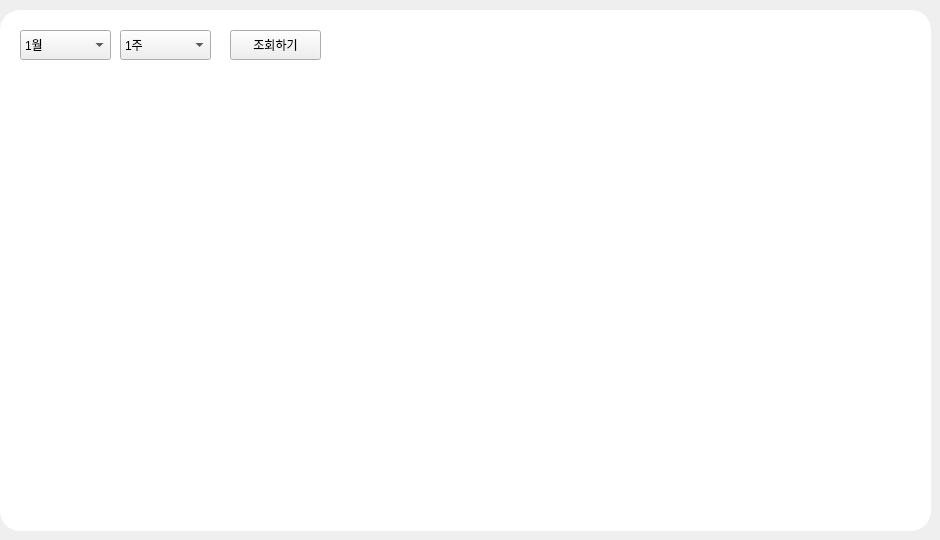
     <widget class="QWidget" name="tab">
      <attribute name="title">
       <string>tab1</string>
      </attribute>
      <widget class="QLabel" name="topbg_3">
       <property name="geometry">
        <rect>
         <x>0</x>
         <y>10</y>
         <width>931</width>
         <height>521</height>
        </rect>
       </property>
       <property name="styleSheet">
        <string notr="true">border-radius:20px;
background-color:rgb(255, 255, 255)</string>
       </property>
       <property name="text">
        <string/>
       </property>
      </widget>
      <widget class="QComboBox" name="comboBox_7">
       <property name="geometry">
        <rect>
         <x>20</x>
         <y>30</y>
         <width>91</width>
         <height>30</height>
        </rect>
       </property>
       <property name="styleSheet">
        <string notr="true">font: 29 14pt &quot;Noto Sans CJK HK DemiLight&quot;;</string>
       </property>
       <item>
        <property name="text">
         <string>1월</string>
        </property>
       </item>
       <item>
        <property name="text">
         <string>2월</string>
        </property>
       </item>
       <item>
        <property name="text">
         <string>3월</string>
        </property>
       </item>
       <item>
        <property name="text">
         <string>4월</string>
        </property>
       </item>
       <item>
        <property name="text">
         <string>5월</string>
        </property>
       </item>
       <item>
        <property name="text">
         <string>6월</string>
        </property>
       </item>
       <item>
        <property name="text">
         <string>7월</string>
        </property>
       </item>
       <item>
        <property name="text">
         <string>8월</string>
        </property>
       </item>
       <item>
        <property name="text">
         <string>9월</string>
        </property>
       </item>
       <item>
        <property name="text">
         <string>10월</string>
        </property>
       </item>
       <item>
        <property name="text">
         <string>11월</string>
        </property>
       </item>
       <item>
        <property name="text">
         <string>12월</string>
        </property>
       </item>
      </widget>
      <widget class="QComboBox" name="comboBox_8">
       <property name="geometry">
        <rect>
         <x>120</x>
         <y>30</y>
         <width>91</width>
         <height>30</height>
        </rect>
       </property>
       <property name="styleSheet">
        <string notr="true">font: 29 14pt &quot;Noto Sans CJK HK DemiLight&quot;;</string>
       </property>
       <item>
        <property name="text">
         <string>1주</string>
        </property>
       </item>
       <item>
        <property name="text">
         <string>2주</string>
        </property>
       </item>
       <item>
        <property name="text">
         <string>3주</string>
        </property>
       </item>
       <item>
        <property name="text">
         <string>4주</string>
        </property>
       </item>
       <item>
        <property name="text">
         <string>5주</string>
        </property>
       </item>
      </widget>
      <widget class="MplWidget" name="MplWidget" native="true">
       <property name="geometry">
        <rect>
         <x>20</x>
         <y>80</y>
         <width>891</width>
         <height>431</height>
        </rect>
       </property>
      </widget>
      <widget class="QPushButton" name="pushButton_generate_random_signal">
       <property name="geometry">
        <rect>
         <x>230</x>
         <y>30</y>
         <width>91</width>
         <height>30</height>
        </rect>
       </property>
       <property name="text">
        <string>조회하기</string>
       </property>
      </widget>
     </widget>
